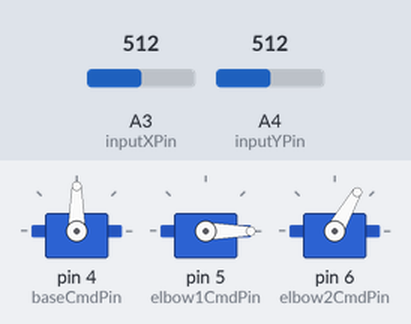
Recording of a sketch running on a simulated Arduino Uno, built with avr-gcc and run on an emulated ATmega328P. Shown: 3 × servo. The test bench sets the inputs (shaded band); at power-on: A3 (inputXPin) = 512, A4 (inputYPin) = 512.

Above: at 1.2 s.
1.3 s: A3 (inputXPin) set to 551
2.8 s: A3 (inputXPin) set to 580
At 3.58 s:
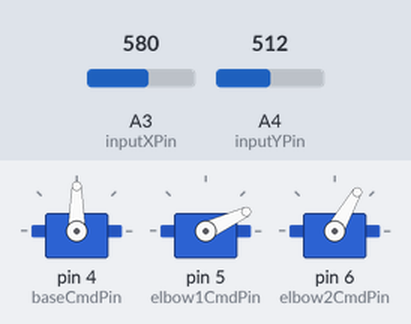
At 4.19 s:
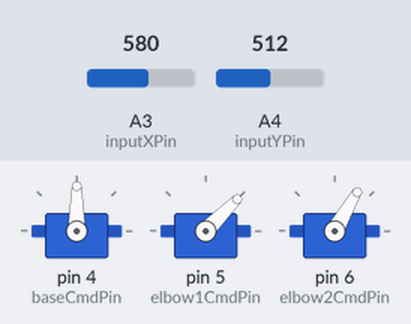
5.8 s: A4 (inputYPin) set to 553
7.3 s: A4 (inputYPin) set to 580
At 10.1 s:
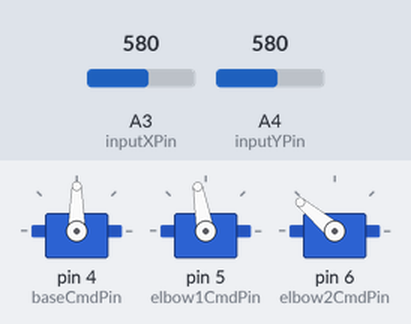
10.3 s: A3 (inputXPin) set to 469
11.8 s: A3 (inputXPin) set to 452
At 15.6 s:
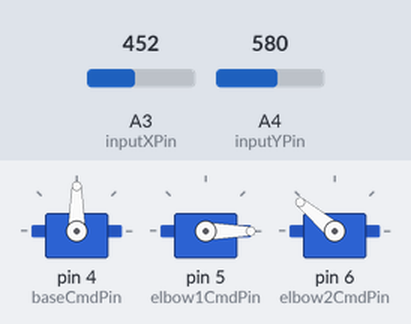
Timing chart, 0 to 15.8 s (numbered marks = the images above; inputs shaded):
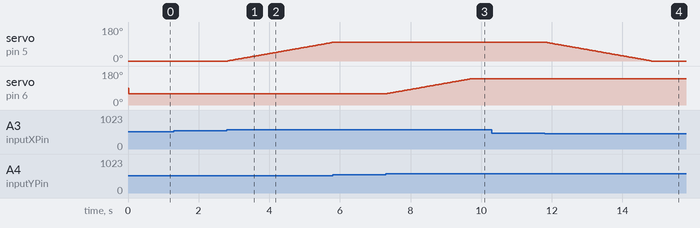

The sketch:

RobotArm.ino
```cpp
/* RobotArm
 Thomas Trabattoni
*/

#include <Servo.h>

Servo baseServo, elbow1Servo, elbow2Servo;  // create servo object to control a servo

//Feedback range
//motor 4 range 32-970 base
//motor 5 range 145-575 elbow1
//motor 6 range 339-720 elbow2

const int baseCmdPin = 4;
const int baseFeedbackPin = A0;

const int elbow1CmdPin = 5;
const int elbow1FeedbackPin = A1;
const int elbow1MaxAngle = 100;
const int elbow1MinAngle = 0;


const int elbow2CmdPin = 6;
const int elbow2FeedbackPin = A2;
const int elbow2MaxAngle = 140;
const int elbow2MinAngle = 60;

const int inputXPin = A3;
const int inputYPin = A4;

const int deadband = 50;     //minimum deviation from center to be taken into consideration

int basePos = 0;    // variable to store the base servo position
int elbow1Pos = 0;    // variable to store the elbow1 servo position
int elbow2Pos = 0;    // variable to store the elbow2 servo position
int valueX = 0;   //variable to store joystick input value
int valueY = 0;   //variable to store joystick input value

void setup()
{
  baseServo.attach(baseCmdPin);
  elbow1Servo.attach(elbow1CmdPin);
  elbow2Servo.attach(elbow2CmdPin);
  //Serial.begin(9600);
}

int joyValue(int value, int pos, int minAngle, int maxAngle)
{
//Manage joystick input regarding deadband and servos angles limits
  if (value > 512 + deadband) pos = pos + 1;
  if (value < 512 - deadband) pos = pos - 1;
  if (pos > maxAngle) pos = maxAngle;
  if (pos < minAngle) pos = minAngle;
  return pos;
}

void loop()
{
  valueX = analogRead(inputXPin);
  valueY = analogRead(inputYPin);
  elbow1Pos = joyValue(valueX, elbow1Pos, elbow1MinAngle, elbow1MaxAngle);
  elbow2Pos = joyValue(valueY, elbow2Pos, elbow2MinAngle, elbow2MaxAngle);
  elbow1Servo.write(elbow1Pos);
  delay(15);
  elbow2Servo.write(elbow2Pos);
  delay(15);
}
```

Measured:
- the behaviour switches between 562 and 563 on A3 (inputXPin) (found by bisection; images 0 and 1)
- the behaviour switches between 562 and 563 on A4 (inputYPin) (found by bisection; images 2 and 3)
- the behaviour switches between 462 and 461 on A3 (inputXPin) (found by bisection; images 3 and 4)
- after the input at 1.3 s, every drawn part: stays the same
- after the input at 2.8 s, servo on pin 5 (elbow1CmdPin): moves from 0° to 98° over 2.9 s, starting at once
- after the input at 7.3 s, servo on pin 6 (elbow2CmdPin): moves from 60° to 140° over 2.4 s, starting at once
- after the input at 10.3 s, every drawn part: stays the same
- after the input at 11.8 s, servo on pin 5 (elbow1CmdPin): moves from 100° to 0° over 3.0 s, starting at once
